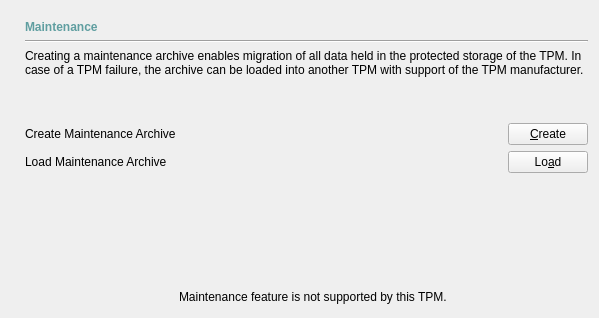
           <widget class="QWidget" name="tab2_21">
            <attribute name="title">
             <string>Bac&amp;kup</string>
            </attribute>
            <layout class="QVBoxLayout" name="verticalLayout_4">
             <property name="leftMargin">
              <number>25</number>
             </property>
             <property name="topMargin">
              <number>20</number>
             </property>
             <item>
              <widget class="QLabel" name="label_290">
               <property name="text">
                <string>&lt;html&gt;&lt;head&gt;&lt;meta name=&quot;qrichtext&quot; content=&quot;1&quot; /&gt;&lt;style type=&quot;text/css&quot;&gt;
p, li { white-space: pre-wrap; }
&lt;/style&gt;&lt;/head&gt;&lt;body style=&quot; font-family:'Sans Serif'; font-size:9pt; font-weight:400; font-style:normal;&quot;&gt;
&lt;p style=&quot; margin-top:0px; margin-bottom:0px; margin-left:0px; margin-right:0px; -qt-block-indent:0; text-indent:0px;&quot;&gt;&lt;span style=&quot; font-weight:600; color:#5f9ea0;&quot;&gt;Maintenance&lt;/span&gt;&lt;/p&gt;&lt;/body&gt;&lt;/html&gt;</string>
               </property>
              </widget>
             </item>
             <item>
              <widget class="Line" name="line">
               <property name="orientation">
                <enum>Qt::Horizontal</enum>
               </property>
              </widget>
             </item>
             <item>
              <widget class="QLabel" name="label_291">
               <property name="text">
                <string>Creating a maintenance archive enables migration of all data held in the protected storage of the TPM. In case of a TPM failure, the archive can be loaded into another TPM with support of the TPM manufacturer.</string>
               </property>
               <property name="wordWrap">
                <bool>true</bool>
               </property>
              </widget>
             </item>
             <item>
              <spacer name="verticalSpacer_3">
               <property name="orientation">
                <enum>Qt::Vertical</enum>
               </property>
               <property name="sizeType">
                <enum>QSizePolicy::Fixed</enum>
               </property>
               <property name="sizeHint" stdset="0">
                <size>
                 <width>563</width>
                 <height>40</height>
                </size>
               </property>
              </spacer>
             </item>
             <item>
              <layout class="QVBoxLayout" name="verticalLayout_24">
               <item>
                <layout class="QHBoxLayout" name="horizontalLayout_27">
                 <item>
                  <widget class="QLabel" name="myCreateMaintenanceText">
                   <property name="text">
                    <string>Create Maintenance Archive</string>
                   </property>
                  </widget>
                 </item>
                 <item>
                  <spacer name="horizontalSpacer_4">
                   <property name="orientation">
                    <enum>Qt::Horizontal</enum>
                   </property>
                   <property name="sizeHint" stdset="0">
                    <size>
                     <width>108</width>
                     <height>20</height>
                    </size>
                   </property>
                  </spacer>
                 </item>
                 <item>
                  <widget class="QPushButton" name="myCreateMaintenance">
                   <property name="minimumSize">
                    <size>
                     <width>70</width>
                     <height>0</height>
                    </size>
                   </property>
                   <property name="text">
                    <string>&amp;Create</string>
                   </property>
                  </widget>
                 </item>
                </layout>
               </item>
               <item>
                <layout class="QHBoxLayout" name="horizontalLayout_28">
                 <item>
                  <widget class="QLabel" name="myLoadMaintenanceText">
                   <property name="text">
                    <string>Load Maintenance Archive</string>
                   </property>
                  </widget>
                 </item>
                 <item>
                  <spacer name="horizontalSpacer_5">
                   <property name="orientation">
                    <enum>Qt::Horizontal</enum>
                   </property>
                   <property name="sizeHint" stdset="0">
                    <size>
                     <width>108</width>
                     <height>20</height>
                    </size>
                   </property>
                  </spacer>
                 </item>
                 <item>
                  <widget class="QPushButton" name="myLoadMaintenance">
                   <property name="minimumSize">
                    <size>
                     <width>70</width>
                     <height>0</height>
                    </size>
                   </property>
                   <property name="text">
                    <string>Lo&amp;ad</string>
                   </property>
                  </widget>
                 </item>
                </layout>
               </item>
              </layout>
             </item>
             <item>
              <spacer name="verticalSpacer_4">
               <property name="orientation">
                <enum>Qt::Vertical</enum>
               </property>
               <property name="sizeHint" stdset="0">
                <size>
                 <width>563</width>
                 <height>108</height>
                </size>
               </property>
              </spacer>
             </item>
             <item>
              <layout class="QHBoxLayout" name="horizontalLayout_3">
               <item>
                <spacer name="horizontalSpacer_21">
                 <property name="orientation">
                  <enum>Qt::Horizontal</enum>
                 </property>
                 <property name="sizeHint" stdset="0">
                  <size>
                   <width>40</width>
                   <height>20</height>
                  </size>
                 </property>
                </spacer>
               </item>
               <item>
                <widget class="QLabel" name="myMaintenanceInfoIcon">
                 <property name="enabled">
                  <bool>true</bool>
                 </property>
                 <property name="sizePolicy">
                  <sizepolicy hsizetype="Fixed" vsizetype="Preferred">
                   <horstretch>0</horstretch>
                   <verstretch>0</verstretch>
                  </sizepolicy>
                 </property>
                 <property name="maximumSize">
                  <size>
                   <width>40</width>
                   <height>40</height>
                  </size>
                 </property>
                 <property name="text">
                  <string/>
                 </property>
                 <property name="pixmap">
                  <pixmap resource="resources.qrc">:/images/images/messagebox_info.png</pixmap>
                 </property>
                 <property name="scaledContents">
                  <bool>true</bool>
                 </property>
                </widget>
               </item>
               <item>
                <widget class="QLabel" name="myMaintenanceInfoText">
                 <property name="enabled">
                  <bool>true</bool>
                 </property>
                 <property name="text">
                  <string>Maintenance feature is not supported by this TPM.</string>
                 </property>
                 <property name="alignment">
                  <set>Qt::AlignLeading|Qt::AlignLeft|Qt::AlignVCenter</set>
                 </property>
                </widget>
               </item>
               <item>
                <spacer name="horizontalSpacer_22">
                 <property name="orientation">
                  <enum>Qt::Horizontal</enum>
                 </property>
                 <property name="sizeHint" stdset="0">
                  <size>
                   <width>40</width>
                   <height>20</height>
                  </size>
                 </property>
                </spacer>
               </item>
              </layout>
             </item>
            </layout>
           </widget>
